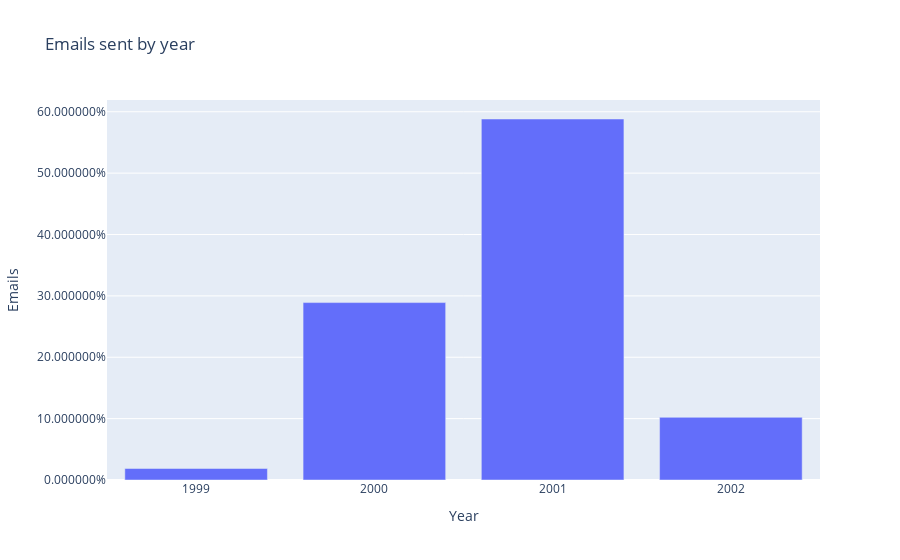

Notebook cell for this chart:
### Markdown cell above
## Emails on a timeframe:

### Code cell
### Updating figure to timeframe of interest :

data = data[data.index > 1998]
data = data[data.index < 2003]

fig = bar_plot_interactive(data,'email-body', 'Emails sent by year', '%')

### Layout for figure:

fig.update_layout(
    xaxis_title="Year",
    yaxis_title="Emails",
    legend_title="Legend Title")

fig.show()

### Figure 1 — Plotly figure (JSON) as saved in the notebook; plotly's stock layout.template omitted (floating-point values rounded to 4 significant figures)
{"data": [{"alignmentgroup": "True", "hovertemplate": "Date=%{x}<br>email-body=%{y}<extra></extra>", "legendgroup": "", "marker": {"color": "#636efa"}, "name": "", "offsetgroup": "", "orientation": "v", "showlegend": false, "textposition": "auto", "type": "bar", "x": [1999, 2000, 2001, 2002], "xaxis": "x", "y": [0.01875, 0.2891, 0.5882, 0.1021], "yaxis": "y"}], "layout": {"barmode": "relative", "legend": {"title": {"text": "Legend Title"}, "tracegroupgap": 0}, "title": {"text": "Emails sent by year"}, "xaxis": {"anchor": "y", "domain": [0, 1], "title": {"text": "Year"}, "type": "category"}, "yaxis": {"anchor": "x", "domain": [0, 1], "tickformat": "%", "title": {"text": "Emails"}}}}
